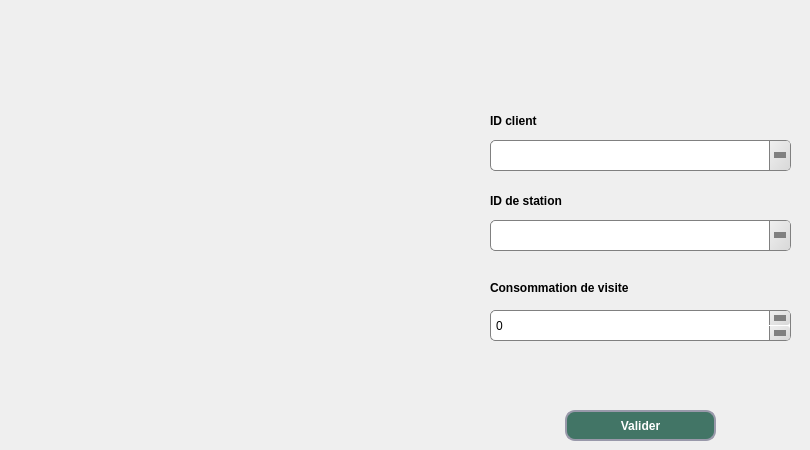
     <widget class="QWidget" name="tab_2">
      <attribute name="title">
       <string>Ajouter consommation</string>
      </attribute>
      <widget class="QLabel" name="label_50">
       <property name="geometry">
        <rect>
         <x>490</x>
         <y>110</y>
         <width>201</width>
         <height>21</height>
        </rect>
       </property>
       <property name="font">
        <font>
         <pointsize>9</pointsize>
         <weight>75</weight>
         <bold>true</bold>
        </font>
       </property>
       <property name="text">
        <string>ID client</string>
       </property>
      </widget>
      <widget class="QLabel" name="label_51">
       <property name="geometry">
        <rect>
         <x>490</x>
         <y>280</y>
         <width>311</width>
         <height>16</height>
        </rect>
       </property>
       <property name="font">
        <font>
         <pointsize>9</pointsize>
         <weight>75</weight>
         <bold>true</bold>
        </font>
       </property>
       <property name="text">
        <string>Consommation de visite</string>
       </property>
      </widget>
      <widget class="QPushButton" name="ajoutConsommation">
       <property name="geometry">
        <rect>
         <x>565</x>
         <y>410</y>
         <width>151</width>
         <height>31</height>
        </rect>
       </property>
       <property name="font">
        <font>
         <pointsize>9</pointsize>
         <weight>75</weight>
         <bold>true</bold>
        </font>
       </property>
       <property name="styleSheet">
        <string notr="true">QPushButton{
 background: rgb(66, 117, 102);
border-radius:10px;
border-style:solid;
border-width:2px;
border-color:#9999aa;
color:white;
}
QPushButton:enabled{
 background: rgb(66, 117, 102);
color:white;
}

QPushButton:pressed{
 background: qlineargradient(spread:pad, x1:0.5, y1:0.0342727, x2:0.5, y2:1, stop:0 rgba(0, 255, 255, 255), stop:1 rgba(255, 255, 255, 255));
color:#fffffe;
}

QPushButton:hover:!pressed{
 background:   rgb(221,222,217);
color:#0c2f70;
}

QPushButton:disabled{
background:rgb(66, 117, 102);
color:#ffffff;
}</string>
       </property>
       <property name="text">
        <string>Valider</string>
       </property>
      </widget>
      <widget class="QLabel" name="label_52">
       <property name="geometry">
        <rect>
         <x>490</x>
         <y>190</y>
         <width>221</width>
         <height>21</height>
        </rect>
       </property>
       <property name="font">
        <font>
         <pointsize>9</pointsize>
         <weight>75</weight>
         <bold>true</bold>
        </font>
       </property>
       <property name="text">
        <string>ID de station</string>
       </property>
      </widget>
      <widget class="QComboBox" name="comboBox_id_st">
       <property name="geometry">
        <rect>
         <x>490</x>
         <y>220</y>
         <width>301</width>
         <height>31</height>
        </rect>
       </property>
       <property name="styleSheet">
        <string notr="true">QComboBox {
    background: qlineargradient(x1:0, y1:0, x2:1, y2:0,
        stop:0 #E1E1E1, stop: 0.4 #DDDDDD,
        stop: 0.5 #D8D8D8, stop: 1.0 #D3D3D3);
    border: 1px solid gray;
    border-radius: 5px;
    padding: 1px 18px 1px 3px;
}

QComboBox::drop-down {
    subcontrol-origin: padding;
    subcontrol-position: top right;
    width: 20px;
    border-left-width: 1px;
    border-left-color: gray;
    border-left-style: solid;
    border-top-right-radius: 3px;
    border-bottom-right-radius: 3px;
    background: qlineargradient(x1: 0, y1: 0, x2: 1, y2: 1, stop: 0 #f0f0f0, stop: 1 #d8d8d8);

}
QComboBox::down-arrow {
    width: 0;
    height: 0;
    border-style: solid;
    border-width: 6px 6px 0 6px;
    border-color: gray transparent transparent transparent;
}






QComboBox::hover {
    background: #d0d0d0;
}

QComboBox::pressed {
    background: #c8c8c8;
}</string>
       </property>
      </widget>
      <widget class="QSpinBox" name="spinBox_2">
       <property name="geometry">
        <rect>
         <x>490</x>
         <y>310</y>
         <width>301</width>
         <height>31</height>
        </rect>
       </property>
       <property name="styleSheet">
        <string notr="true">QSpinBox {
    background: qlineargradient(x1:0, y1:0, x2:1, y2:0,
        stop:0 #E1E1E1, stop: 0.4 #DDDDDD,
        stop: 0.5 #D8D8D8, stop: 1.0 #D3D3D3);
    border: 1px solid gray;
    border-radius: 5px;
    padding: 1px 18px 1px 3px;
}

QSpinBox::up-button {
    subcontrol-origin: padding;
    border-left-color: gray;
    width: 20px;
    border-left-style: solid;
    subcontrol-position: top right;
    border-down-width: 1px;
    border-left-width: 1px;
    border-top-right-radius: 3px;
    border-bottom-right-radius: 3px;
    background: qlineargradient(x1: 0, y1: 0, x2: 1, y2: 1, stop: 0 #f0f0f0, stop: 1 #d8d8d8);
}

QSpinBox::down-button {
    subcontrol-position: bottom right;
    subcontrol-origin: padding;
    border-left-color: gray;
    width: 20px;
    border-left-width: 1px;
    border-up-width: 1px;
    border-left-style: solid;
    border-top-right-radius: 3px;
    border-bottom-right-radius: 3px;
    background: qlineargradient(x1: 0, y1: 0, x2: 1, y2: 1, stop: 0 #f0f0f0, stop: 1 #d8d8d8);
}

QSpinBox::up-button:hover, QDoubleSpinBox::down-button:hover {
    background-color: #F0F0F0;
}


QSpinBox::up-arrow {
        width: 0;
    height: 0;
    border-style: solid;
    border-width: 6px 6px 0 6px;
    border-color: gray transparent transparent transparent;
}

QSpinBox::down-arrow {
    width: 0;
    height: 0;
    border-style: solid;
    border-width: 6px 6px 0 6px;
    border-color: gray transparent transparent transparent;
}

QSpinBox::hover {
    background: #d0d0d0;
}
QSpinBox::pressed {
    background: #c8c8c8;
}</string>
       </property>
      </widget>
      <widget class="QComboBox" name="comboBox_id_c">
       <property name="geometry">
        <rect>
         <x>490</x>
         <y>140</y>
         <width>301</width>
         <height>31</height>
        </rect>
       </property>
       <property name="styleSheet">
        <string notr="true">QComboBox {
    background: qlineargradient(x1:0, y1:0, x2:1, y2:0,
        stop:0 #E1E1E1, stop: 0.4 #DDDDDD,
        stop: 0.5 #D8D8D8, stop: 1.0 #D3D3D3);
    border: 1px solid gray;
    border-radius: 5px;
    padding: 1px 18px 1px 3px;
}

QComboBox::drop-down {
    subcontrol-origin: padding;
    subcontrol-position: top right;
    width: 20px;
    border-left-width: 1px;
    border-left-color: gray;
    border-left-style: solid;
    border-top-right-radius: 3px;
    border-bottom-right-radius: 3px;
    background: qlineargradient(x1: 0, y1: 0, x2: 1, y2: 1, stop: 0 #f0f0f0, stop: 1 #d8d8d8);

}
QComboBox::down-arrow {
    width: 0;
    height: 0;
    border-style: solid;
    border-width: 6px 6px 0 6px;
    border-color: gray transparent transparent transparent;
}






QComboBox::hover {
    background: #d0d0d0;
}

QComboBox::pressed {
    background: #c8c8c8;
}</string>
       </property>
      </widget>
     </widget>
